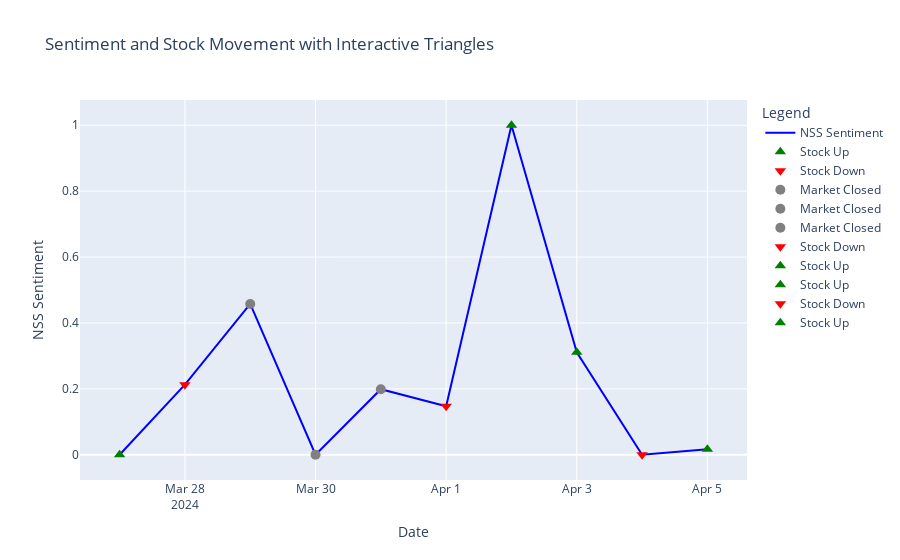

Here is the notebook cell this chart was saved with:
### Code cell
import plotly.graph_objects as go

# Creating the line plot for weighted average sentiment
fig = go.Figure()
fig.add_trace(go.Scatter(x=nss_df['date'], y=nss_df['normalized_nss'], mode='lines', name='NSS Sentiment', line=dict(color='blue')))

# Adding markers for actual stock labels
for i, row in nss_df.iterrows():
    if row['actual_label'] == 1:
        fig.add_trace(go.Scatter(x=[row['date']], y=[row['normalized_nss']], mode='markers', marker_symbol='triangle-up', marker_color='green', marker_size=10, name='Stock Up'))
    elif row['actual_label'] == 0:
        fig.add_trace(go.Scatter(x=[row['date']], y=[row['normalized_nss']], mode='markers', marker_symbol='triangle-down', marker_color='red', marker_size=10, name='Stock Down'))
    else:
        fig.add_trace(go.Scatter(x=[row['date']], y=[row['normalized_nss']], mode='markers', marker_symbol='circle', marker_color='grey', marker_size=10, name='Market Closed'))

# Setting layout for the figure
fig.update_layout(title='Sentiment and Stock Movement with Interactive Triangles', xaxis_title='Date', yaxis_title='NSS Sentiment', legend_title='Legend')
fig.show()

### Figure 1 — Plotly figure (JSON) as saved in the notebook; plotly's stock layout.template omitted (floating-point values rounded to 4 significant figures)
{"data": [{"line": {"color": "blue"}, "mode": "lines", "name": "NSS Sentiment", "type": "scatter", "x": ["2024-03-27T00:00:00", "2024-03-28T00:00:00", "2024-03-29T00:00:00", "2024-03-30T00:00:00", "2024-03-31T00:00:00", "2024-04-01T00:00:00", "2024-04-02T00:00:00", "2024-04-03T00:00:00", "2024-04-04T00:00:00", "2024-04-05T00:00:00"], "y": [0, 0.2128, 0.4577, 4.058e-05, 0.199, 0.1472, 1, 0.3112, 4.54e-05, 0.01638]}, {"marker": {"color": "green", "size": 10, "symbol": "triangle-up"}, "mode": "markers", "name": "Stock Up", "type": "scatter", "x": ["2024-03-27T00:00:00"], "y": [0]}, {"marker": {"color": "red", "size": 10, "symbol": "triangle-down"}, "mode": "markers", "name": "Stock Down", "type": "scatter", "x": ["2024-03-28T00:00:00"], "y": [0.2128]}, {"marker": {"color": "grey", "size": 10, "symbol": "circle"}, "mode": "markers", "name": "Market Closed", "type": "scatter", "x": ["2024-03-29T00:00:00"], "y": [0.4577]}, {"marker": {"color": "grey", "size": 10, "symbol": "circle"}, "mode": "markers", "name": "Market Closed", "type": "scatter", "x": ["2024-03-30T00:00:00"], "y": [4.058e-05]}, {"marker": {"color": "grey", "size": 10, "symbol": "circle"}, "mode": "markers", "name": "Market Closed", "type": "scatter", "x": ["2024-03-31T00:00:00"], "y": [0.199]}, {"marker": {"color": "red", "size": 10, "symbol": "triangle-down"}, "mode": "markers", "name": "Stock Down", "type": "scatter", "x": ["2024-04-01T00:00:00"], "y": [0.1472]}, {"marker": {"color": "green", "size": 10, "symbol": "triangle-up"}, "mode": "markers", "name": "Stock Up", "type": "scatter", "x": ["2024-04-02T00:00:00"], "y": [1]}, {"marker": {"color": "green", "size": 10, "symbol": "triangle-up"}, "mode": "markers", "name": "Stock Up", "type": "scatter", "x": ["2024-04-03T00:00:00"], "y": [0.3112]}, {"marker": {"color": "red", "size": 10, "symbol": "triangle-down"}, "mode": "markers", "name": "Stock Down", "type": "scatter", "x": ["2024-04-04T00:00:00"], "y": [4.54e-05]}, {"marker": {"color": "green", "size": 10, "symbol": "triangle-up"}, "mode": "markers", "name": "Stock Up", "type": "scatter", "x": ["2024-04-05T00:00:00"], "y": [0.01638]}], "layout": {"legend": {"title": {"text": "Legend"}}, "title": {"text": "Sentiment and Stock Movement with Interactive Triangles"}, "xaxis": {"title": {"text": "Date"}}, "yaxis": {"title": {"text": "NSS Sentiment"}}}}
